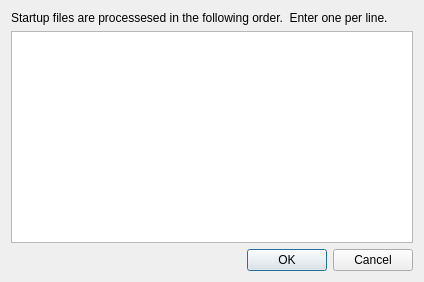
<?xml version="1.0" encoding="UTF-8"?>
<ui version="4.0">
 <class>StartupFileDialog</class>
 <widget class="QDialog" name="StartupFileDialog">
  <property name="geometry">
   <rect>
    <x>0</x>
    <y>0</y>
    <width>424</width>
    <height>282</height>
   </rect>
  </property>
  <property name="windowTitle">
   <string>Configure Startup Files</string>
  </property>
  <layout class="QVBoxLayout" name="verticalLayout">
   <item>
    <widget class="QLabel" name="label">
     <property name="text">
      <string>Startup files are processesed in the following order.  Enter one per line.</string>
     </property>
    </widget>
   </item>
   <item>
    <widget class="QTextEdit" name="startupFileText"/>
   </item>
   <item>
    <widget class="QDialogButtonBox" name="buttons">
     <property name="orientation">
      <enum>Qt::Horizontal</enum>
     </property>
     <property name="standardButtons">
      <set>QDialogButtonBox::Cancel|QDialogButtonBox::Ok</set>
     </property>
    </widget>
   </item>
  </layout>
 </widget>
 <resources/>
 <connections>
  <connection>
   <sender>buttons</sender>
   <signal>accepted()</signal>
   <receiver>ViStartupFileDialogUi</receiver>
   <slot>accept()</slot>
   <hints>
    <hint type="sourcelabel">
     <x>248</x>
     <y>254</y>
    </hint>
    <hint type="destinationlabel">
     <x>157</x>
     <y>274</y>
    </hint>
   </hints>
  </connection>
  <connection>
   <sender>buttons</sender>
   <signal>rejected()</signal>
   <receiver>ViStartupFileDialogUi</receiver>
   <slot>reject()</slot>
   <hints>
    <hint type="sourcelabel">
     <x>316</x>
     <y>260</y>
    </hint>
    <hint type="destinationlabel">
     <x>286</x>
     <y>274</y>
    </hint>
   </hints>
  </connection>
 </connections>
</ui>
